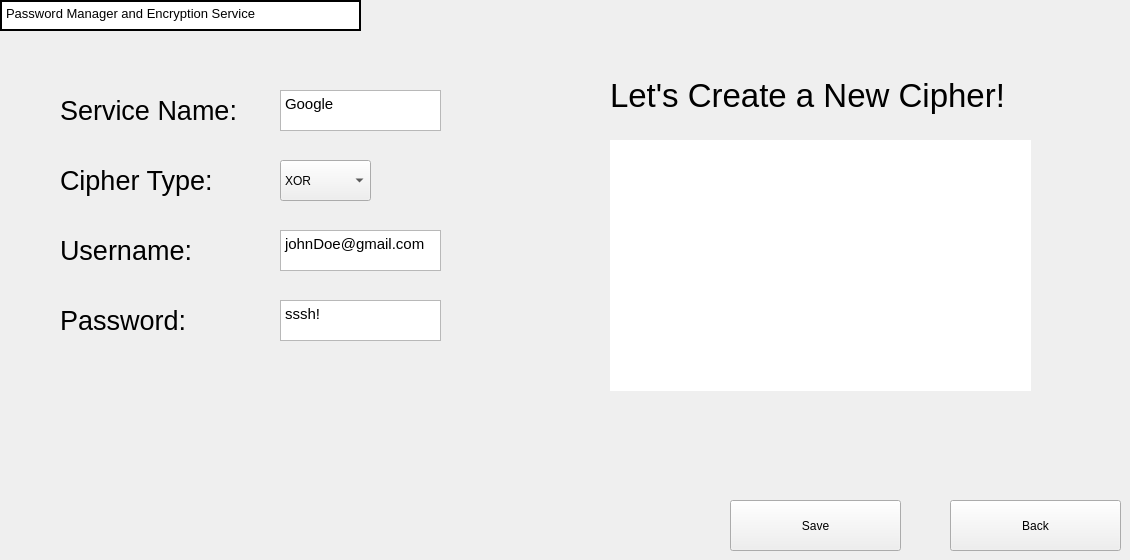
    <widget class="QWidget" name="NewCipherPage">
     <widget class="QTextEdit" name="CreatePanel">
      <property name="geometry">
       <rect>
        <x>610</x>
        <y>140</y>
        <width>421</width>
        <height>251</height>
       </rect>
      </property>
      <property name="frameShape">
       <enum>QFrame::NoFrame</enum>
      </property>
      <property name="readOnly">
       <bool>true</bool>
      </property>
      <property name="html">
       <string>&lt;!DOCTYPE HTML PUBLIC &quot;-//W3C//DTD HTML 4.0//EN&quot; &quot;http://www.w3.org/TR/REC-html40/strict.dtd&quot;&gt;
&lt;html&gt;&lt;head&gt;&lt;meta name=&quot;qrichtext&quot; content=&quot;1&quot; /&gt;&lt;meta charset=&quot;utf-8&quot; /&gt;&lt;style type=&quot;text/css&quot;&gt;
p, li { white-space: pre-wrap; }
hr { height: 1px; border-width: 0; }
li.unchecked::marker { content: &quot;\2610&quot;; }
li.checked::marker { content: &quot;\2612&quot;; }
&lt;/style&gt;&lt;/head&gt;&lt;body style=&quot; font-family:'Noto Sans'; font-size:10pt; font-weight:400; font-style:normal;&quot;&gt;
&lt;p style=&quot;-qt-paragraph-type:empty; margin-top:0px; margin-bottom:0px; margin-left:0px; margin-right:0px; -qt-block-indent:0; text-indent:0px; font-family:'Ubuntu'; font-size:11pt;&quot;&gt;&lt;br /&gt;&lt;/p&gt;&lt;/body&gt;&lt;/html&gt;</string>
      </property>
     </widget>
     <widget class="QPushButton" name="CreateBackBTN">
      <property name="geometry">
       <rect>
        <x>950</x>
        <y>500</y>
        <width>171</width>
        <height>51</height>
       </rect>
      </property>
      <property name="text">
       <string>Back</string>
      </property>
     </widget>
     <widget class="QPushButton" name="CreateSaveBTN">
      <property name="geometry">
       <rect>
        <x>730</x>
        <y>500</y>
        <width>171</width>
        <height>51</height>
       </rect>
      </property>
      <property name="text">
       <string>Save</string>
      </property>
     </widget>
     <widget class="QTextEdit" name="CreateServiceNameEntry">
      <property name="geometry">
       <rect>
        <x>280</x>
        <y>90</y>
        <width>161</width>
        <height>41</height>
       </rect>
      </property>
      <property name="verticalScrollBarPolicy">
       <enum>Qt::ScrollBarAlwaysOff</enum>
      </property>
      <property name="horizontalScrollBarPolicy">
       <enum>Qt::ScrollBarAlwaysOff</enum>
      </property>
      <property name="html">
       <string>&lt;!DOCTYPE HTML PUBLIC &quot;-//W3C//DTD HTML 4.0//EN&quot; &quot;http://www.w3.org/TR/REC-html40/strict.dtd&quot;&gt;
&lt;html&gt;&lt;head&gt;&lt;meta name=&quot;qrichtext&quot; content=&quot;1&quot; /&gt;&lt;meta charset=&quot;utf-8&quot; /&gt;&lt;style type=&quot;text/css&quot;&gt;
p, li { white-space: pre-wrap; }
hr { height: 1px; border-width: 0; }
li.unchecked::marker { content: &quot;\2610&quot;; }
li.checked::marker { content: &quot;\2612&quot;; }
&lt;/style&gt;&lt;/head&gt;&lt;body style=&quot; font-family:'Noto Sans'; font-size:10pt; font-weight:400; font-style:normal;&quot;&gt;
&lt;p style=&quot; margin-top:0px; margin-bottom:0px; margin-left:0px; margin-right:0px; -qt-block-indent:0; text-indent:0px;&quot;&gt;&lt;span style=&quot; font-family:'Ubuntu'; font-size:11pt;&quot;&gt;Google&lt;/span&gt;&lt;/p&gt;
&lt;p style=&quot;-qt-paragraph-type:empty; margin-top:0px; margin-bottom:0px; margin-left:0px; margin-right:0px; -qt-block-indent:0; text-indent:0px; font-family:'Ubuntu'; font-size:11pt;&quot;&gt;&lt;br /&gt;&lt;/p&gt;&lt;/body&gt;&lt;/html&gt;</string>
      </property>
     </widget>
     <widget class="QComboBox" name="CreateCipherTypeEntry">
      <property name="geometry">
       <rect>
        <x>280</x>
        <y>160</y>
        <width>91</width>
        <height>41</height>
       </rect>
      </property>
      <item>
       <property name="text">
        <string>XOR</string>
       </property>
      </item>
      <item>
       <property name="text">
        <string>Blowfish</string>
       </property>
      </item>
     </widget>
     <widget class="QTextEdit" name="CreateUsernameEntry">
      <property name="geometry">
       <rect>
        <x>280</x>
        <y>230</y>
        <width>161</width>
        <height>41</height>
       </rect>
      </property>
      <property name="html">
       <string>&lt;!DOCTYPE HTML PUBLIC &quot;-//W3C//DTD HTML 4.0//EN&quot; &quot;http://www.w3.org/TR/REC-html40/strict.dtd&quot;&gt;
&lt;html&gt;&lt;head&gt;&lt;meta name=&quot;qrichtext&quot; content=&quot;1&quot; /&gt;&lt;meta charset=&quot;utf-8&quot; /&gt;&lt;style type=&quot;text/css&quot;&gt;
p, li { white-space: pre-wrap; }
hr { height: 1px; border-width: 0; }
li.unchecked::marker { content: &quot;\2610&quot;; }
li.checked::marker { content: &quot;\2612&quot;; }
&lt;/style&gt;&lt;/head&gt;&lt;body style=&quot; font-family:'Noto Sans'; font-size:10pt; font-weight:400; font-style:normal;&quot;&gt;
&lt;p style=&quot; margin-top:0px; margin-bottom:0px; margin-left:0px; margin-right:0px; -qt-block-indent:0; text-indent:0px;&quot;&gt;&lt;span style=&quot; font-family:'Ubuntu'; font-size:11pt;&quot;&gt;johnDoe@gmail.com&lt;/span&gt;&lt;/p&gt;&lt;/body&gt;&lt;/html&gt;</string>
      </property>
     </widget>
     <widget class="QTextEdit" name="CreatePasswordEntry">
      <property name="geometry">
       <rect>
        <x>280</x>
        <y>300</y>
        <width>161</width>
        <height>41</height>
       </rect>
      </property>
      <property name="html">
       <string>&lt;!DOCTYPE HTML PUBLIC &quot;-//W3C//DTD HTML 4.0//EN&quot; &quot;http://www.w3.org/TR/REC-html40/strict.dtd&quot;&gt;
&lt;html&gt;&lt;head&gt;&lt;meta name=&quot;qrichtext&quot; content=&quot;1&quot; /&gt;&lt;meta charset=&quot;utf-8&quot; /&gt;&lt;style type=&quot;text/css&quot;&gt;
p, li { white-space: pre-wrap; }
hr { height: 1px; border-width: 0; }
li.unchecked::marker { content: &quot;\2610&quot;; }
li.checked::marker { content: &quot;\2612&quot;; }
&lt;/style&gt;&lt;/head&gt;&lt;body style=&quot; font-family:'Noto Sans'; font-size:10pt; font-weight:400; font-style:normal;&quot;&gt;
&lt;p style=&quot; margin-top:0px; margin-bottom:0px; margin-left:0px; margin-right:0px; -qt-block-indent:0; text-indent:0px;&quot;&gt;&lt;span style=&quot; font-family:'Ubuntu'; font-size:11pt;&quot;&gt;sssh!&lt;/span&gt;&lt;/p&gt;&lt;/body&gt;&lt;/html&gt;</string>
      </property>
     </widget>
     <widget class="QPlainTextEdit" name="LogoBannerTXT_5">
      <property name="geometry">
       <rect>
        <x>0</x>
        <y>0</y>
        <width>361</width>
        <height>31</height>
       </rect>
      </property>
      <property name="font">
       <font>
        <pointsize>10</pointsize>
        <bold>false</bold>
       </font>
      </property>
      <property name="frameShape">
       <enum>QFrame::WinPanel</enum>
      </property>
      <property name="frameShadow">
       <enum>QFrame::Plain</enum>
      </property>
      <property name="verticalScrollBarPolicy">
       <enum>Qt::ScrollBarAlwaysOff</enum>
      </property>
      <property name="horizontalScrollBarPolicy">
       <enum>Qt::ScrollBarAlwaysOff</enum>
      </property>
      <property name="readOnly">
       <bool>true</bool>
      </property>
      <property name="plainText">
       <string>Password Manager and Encryption Service</string>
      </property>
     </widget>
     <widget class="QLabel" name="CreateTitleLB">
      <property name="geometry">
       <rect>
        <x>610</x>
        <y>70</y>
        <width>451</width>
        <height>51</height>
       </rect>
      </property>
      <property name="font">
       <font>
        <pointsize>25</pointsize>
        <bold>false</bold>
       </font>
      </property>
      <property name="text">
       <string>Let's Create a New Cipher!</string>
      </property>
     </widget>
     <widget class="QLabel" name="CreateServiceNameLB">
      <property name="geometry">
       <rect>
        <x>60</x>
        <y>90</y>
        <width>241</width>
        <height>41</height>
       </rect>
      </property>
      <property name="font">
       <font>
        <pointsize>20</pointsize>
        <bold>false</bold>
       </font>
      </property>
      <property name="text">
       <string>Service Name:</string>
      </property>
     </widget>
     <widget class="QLabel" name="CreateCipherTypeLB">
      <property name="geometry">
       <rect>
        <x>60</x>
        <y>160</y>
        <width>241</width>
        <height>41</height>
       </rect>
      </property>
      <property name="font">
       <font>
        <pointsize>20</pointsize>
        <bold>false</bold>
       </font>
      </property>
      <property name="text">
       <string>Cipher Type:</string>
      </property>
     </widget>
     <widget class="QLabel" name="CreateUsernameLB">
      <property name="geometry">
       <rect>
        <x>60</x>
        <y>230</y>
        <width>241</width>
        <height>41</height>
       </rect>
      </property>
      <property name="font">
       <font>
        <pointsize>20</pointsize>
        <bold>false</bold>
       </font>
      </property>
      <property name="text">
       <string>Username:</string>
      </property>
     </widget>
     <widget class="QLabel" name="CreatePasswordLB">
      <property name="geometry">
       <rect>
        <x>60</x>
        <y>300</y>
        <width>241</width>
        <height>41</height>
       </rect>
      </property>
      <property name="font">
       <font>
        <pointsize>20</pointsize>
        <bold>false</bold>
       </font>
      </property>
      <property name="text">
       <string>Password: </string>
      </property>
     </widget>
    </widget>
